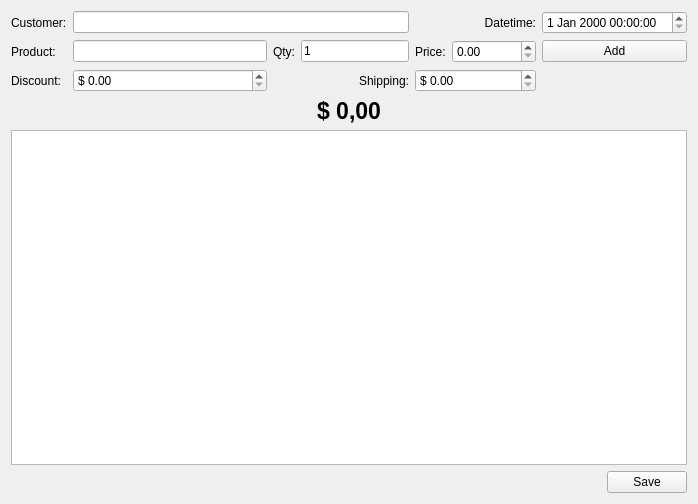
<?xml version="1.0" encoding="UTF-8"?>
<ui version="4.0">
 <class>SaleWidget</class>
 <widget class="QWidget" name="SaleWidget">
  <property name="geometry">
   <rect>
    <x>0</x>
    <y>0</y>
    <width>698</width>
    <height>504</height>
   </rect>
  </property>
  <property name="windowTitle">
   <string>Sale</string>
  </property>
  <layout class="QVBoxLayout" name="verticalLayout">
   <item>
    <layout class="QGridLayout" name="gridLayout">
     <item row="2" column="2">
      <layout class="QHBoxLayout" name="horizontalLayout">
       <item>
        <widget class="QLabel" name="label_3">
         <property name="text">
          <string>Qty:</string>
         </property>
        </widget>
       </item>
       <item>
        <widget class="QLineEdit" name="quantityLineEdit">
         <property name="sizePolicy">
          <sizepolicy hsizetype="Maximum" vsizetype="Fixed">
           <horstretch>0</horstretch>
           <verstretch>0</verstretch>
          </sizepolicy>
         </property>
         <property name="text">
          <string>1</string>
         </property>
        </widget>
       </item>
      </layout>
     </item>
     <item row="2" column="3">
      <layout class="QHBoxLayout" name="horizontalLayout_2">
       <item>
        <widget class="QLabel" name="label_4">
         <property name="text">
          <string>Price:</string>
         </property>
        </widget>
       </item>
       <item>
        <widget class="QDoubleSpinBox" name="priceSpinBox">
         <property name="maximum">
          <double>9999999.000000000000000</double>
         </property>
        </widget>
       </item>
      </layout>
     </item>
     <item row="2" column="4">
      <widget class="QPushButton" name="addProductBtn">
       <property name="sizePolicy">
        <sizepolicy hsizetype="Preferred" vsizetype="Fixed">
         <horstretch>0</horstretch>
         <verstretch>0</verstretch>
        </sizepolicy>
       </property>
       <property name="text">
        <string>Add</string>
       </property>
      </widget>
     </item>
     <item row="0" column="1" colspan="2">
      <widget class="QLineEdit" name="customerLineEdit"/>
     </item>
     <item row="0" column="3">
      <widget class="QLabel" name="label_5">
       <property name="text">
        <string>Datetime:</string>
       </property>
       <property name="alignment">
        <set>Qt::AlignRight|Qt::AlignTrailing|Qt::AlignVCenter</set>
       </property>
      </widget>
     </item>
     <item row="2" column="1">
      <widget class="QLineEdit" name="productLineEdit"/>
     </item>
     <item row="0" column="0">
      <widget class="QLabel" name="label">
       <property name="text">
        <string>Customer:</string>
       </property>
      </widget>
     </item>
     <item row="0" column="4">
      <widget class="QDateTimeEdit" name="dateTimeEdit"/>
     </item>
     <item row="2" column="0">
      <widget class="QLabel" name="label_2">
       <property name="text">
        <string>Product:</string>
       </property>
      </widget>
     </item>
     <item row="3" column="0">
      <widget class="QLabel" name="label_6">
       <property name="text">
        <string>Discount:</string>
       </property>
      </widget>
     </item>
     <item row="3" column="1">
      <widget class="QDoubleSpinBox" name="discountSpinBox">
       <property name="prefix">
        <string>$ </string>
       </property>
       <property name="suffix">
        <string/>
       </property>
       <property name="maximum">
        <double>999999.000000000000000</double>
       </property>
      </widget>
     </item>
     <item row="3" column="2">
      <widget class="QLabel" name="label_7">
       <property name="text">
        <string>Shipping:</string>
       </property>
       <property name="alignment">
        <set>Qt::AlignRight|Qt::AlignTrailing|Qt::AlignVCenter</set>
       </property>
      </widget>
     </item>
     <item row="3" column="3">
      <widget class="QDoubleSpinBox" name="shippingSpinBox">
       <property name="prefix">
        <string>$ </string>
       </property>
       <property name="maximum">
        <double>9999999.000000000000000</double>
       </property>
      </widget>
     </item>
    </layout>
   </item>
   <item>
    <widget class="QLabel" name="totalAmountLabel">
     <property name="font">
      <font>
       <pointsize>17</pointsize>
       <bold>true</bold>
      </font>
     </property>
     <property name="text">
      <string>$ 0,00</string>
     </property>
     <property name="alignment">
      <set>Qt::AlignCenter</set>
     </property>
    </widget>
   </item>
   <item>
    <widget class="QTableView" name="tableView">
     <property name="selectionMode">
      <enum>QAbstractItemView::SingleSelection</enum>
     </property>
     <property name="selectionBehavior">
      <enum>QAbstractItemView::SelectRows</enum>
     </property>
    </widget>
   </item>
   <item>
    <layout class="QHBoxLayout" name="horizontalLayout_3">
     <item>
      <spacer name="horizontalSpacer">
       <property name="orientation">
        <enum>Qt::Horizontal</enum>
       </property>
       <property name="sizeHint" stdset="0">
        <size>
         <width>40</width>
         <height>20</height>
        </size>
       </property>
      </spacer>
     </item>
     <item>
      <widget class="QPushButton" name="saveBtn">
       <property name="text">
        <string>Save</string>
       </property>
      </widget>
     </item>
    </layout>
   </item>
  </layout>
  <action name="actionDeleteItem">
   <property name="text">
    <string>Delete Item</string>
   </property>
   <property name="shortcut">
    <string>Del</string>
   </property>
  </action>
 </widget>
 <resources/>
 <connections>
  <connection>
   <sender>saveBtn</sender>
   <signal>clicked()</signal>
   <receiver>SaleWidget</receiver>
   <slot>save()</slot>
   <hints>
    <hint type="sourcelabel">
     <x>626</x>
     <y>488</y>
    </hint>
    <hint type="destinationlabel">
     <x>588</x>
     <y>465</y>
    </hint>
   </hints>
  </connection>
  <connection>
   <sender>productLineEdit</sender>
   <signal>returnPressed()</signal>
   <receiver>quantityLineEdit</receiver>
   <slot>setFocus()</slot>
   <hints>
    <hint type="sourcelabel">
     <x>220</x>
     <y>56</y>
    </hint>
    <hint type="destinationlabel">
     <x>340</x>
     <y>56</y>
    </hint>
   </hints>
  </connection>
  <connection>
   <sender>quantityLineEdit</sender>
   <signal>returnPressed()</signal>
   <receiver>addProductBtn</receiver>
   <slot>click()</slot>
   <hints>
    <hint type="sourcelabel">
     <x>400</x>
     <y>55</y>
    </hint>
    <hint type="destinationlabel">
     <x>635</x>
     <y>58</y>
    </hint>
   </hints>
  </connection>
  <connection>
   <sender>addProductBtn</sender>
   <signal>clicked()</signal>
   <receiver>SaleWidget</receiver>
   <slot>addItem()</slot>
   <hints>
    <hint type="sourcelabel">
     <x>666</x>
     <y>57</y>
    </hint>
    <hint type="destinationlabel">
     <x>702</x>
     <y>90</y>
    </hint>
   </hints>
  </connection>
  <connection>
   <sender>actionDeleteItem</sender>
   <signal>triggered()</signal>
   <receiver>SaleWidget</receiver>
   <slot>deleteItem()</slot>
   <hints>
    <hint type="sourcelabel">
     <x>-1</x>
     <y>-1</y>
    </hint>
    <hint type="destinationlabel">
     <x>348</x>
     <y>251</y>
    </hint>
   </hints>
  </connection>
  <connection>
   <sender>productLineEdit</sender>
   <signal>textChanged(QString)</signal>
   <receiver>SaleWidget</receiver>
   <slot>selectProduct()</slot>
   <hints>
    <hint type="sourcelabel">
     <x>137</x>
     <y>50</y>
    </hint>
    <hint type="destinationlabel">
     <x>419</x>
     <y>103</y>
    </hint>
   </hints>
  </connection>
  <connection>
   <sender>discountSpinBox</sender>
   <signal>valueChanged(double)</signal>
   <receiver>SaleWidget</receiver>
   <slot>updateTotalAmount()</slot>
   <hints>
    <hint type="sourcelabel">
     <x>211</x>
     <y>86</y>
    </hint>
    <hint type="destinationlabel">
     <x>259</x>
     <y>107</y>
    </hint>
   </hints>
  </connection>
  <connection>
   <sender>shippingSpinBox</sender>
   <signal>valueChanged(double)</signal>
   <receiver>SaleWidget</receiver>
   <slot>updateTotalAmount()</slot>
   <hints>
    <hint type="sourcelabel">
     <x>544</x>
     <y>90</y>
    </hint>
    <hint type="destinationlabel">
     <x>598</x>
     <y>102</y>
    </hint>
   </hints>
  </connection>
 </connections>
 <slots>
  <slot>save()</slot>
  <slot>addItem()</slot>
  <slot>deleteItem()</slot>
  <slot>selectProduct()</slot>
  <slot>updateTotalAmount()</slot>
 </slots>
</ui>
